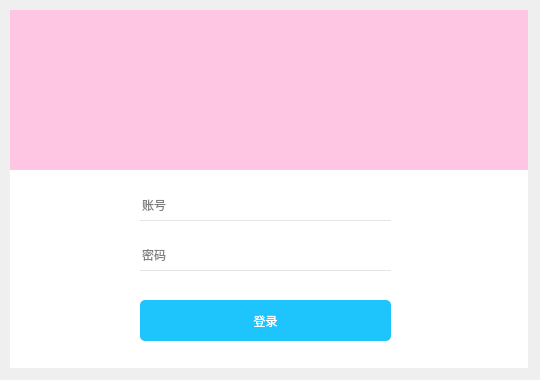
<?xml version="1.0" encoding="UTF-8"?>
<ui version="4.0">
 <class>Widget</class>
 <widget class="QWidget" name="Widget">
  <property name="geometry">
   <rect>
    <x>0</x>
    <y>0</y>
    <width>540</width>
    <height>380</height>
   </rect>
  </property>
  <property name="minimumSize">
   <size>
    <width>540</width>
    <height>380</height>
   </size>
  </property>
  <property name="maximumSize">
   <size>
    <width>540</width>
    <height>380</height>
   </size>
  </property>
  <property name="windowTitle">
   <string>Widget</string>
  </property>
  <widget class="QWidget" name="MainWidget" native="true">
   <property name="geometry">
    <rect>
     <x>10</x>
     <y>10</y>
     <width>518</width>
     <height>358</height>
    </rect>
   </property>
   <property name="styleSheet">
    <string notr="true">QLabel#label_1
{
	background-color: rgb(255,198,228);
}

QLabel#label_2
{
	background-color: rgb(255,255,255);
}

QLabel#label_3
{
	background-color: (79,255,138);
}

QLabel#label_4
{
	background-color: rgb(79,255,138);
}

QPushButton#pushButton_Login
{	
	background-color:rgb(29,197,252);
	border-radius:5px;
	font:normal 18px &quot;新宋体&quot;;
	color: white;
}

QPushButton#pushButton_Login::hover
{	
	background-color: rgb(31, 203, 255);
}

QPushButton
{
	border:one;
}

QPushButton#pushButton_Close
{
	image: url(:/images/Close.png);
}

QPushButton#pushButton_Min
{
	image: url(:/images/Min.png);
}

QPushButton#pushButton_Close:hover
{
	background-color: rgb(255,84,57);
}

QPushButton#pushButton_Min:hover
{
	background-color: rgb(254, 253, 252);
}

QPushButton#pushButton_Register
{		
	image: url(:/images/pushButton_Register_1.png);
}

QPushButton#pushButton_Register:hover
{
	image: url(:/images/pushButton_Register_2.png);
}

QLineEdit
{
	border:none;
	border-bottom:1px solid rgb(229,229,229);
}

QLineEdit:hover
{
	border-bottom:1px solid rgb(193,193,193);
}

QLineEdit:focus
{
	border-bottom:1px solid rgb(18,183,245);
}
</string>
   </property>
   <widget class="QLabel" name="label_1">
    <property name="geometry">
     <rect>
      <x>0</x>
      <y>0</y>
      <width>518</width>
      <height>160</height>
     </rect>
    </property>
    <property name="minimumSize">
     <size>
      <width>518</width>
      <height>160</height>
     </size>
    </property>
    <property name="maximumSize">
     <size>
      <width>518</width>
      <height>160</height>
     </size>
    </property>
    <property name="text">
     <string/>
    </property>
    <property name="pixmap">
     <pixmap resource="images.qrc">:/images/background.png</pixmap>
    </property>
   </widget>
   <widget class="QLabel" name="label_2">
    <property name="geometry">
     <rect>
      <x>0</x>
      <y>160</y>
      <width>518</width>
      <height>198</height>
     </rect>
    </property>
    <property name="minimumSize">
     <size>
      <width>518</width>
      <height>198</height>
     </size>
    </property>
    <property name="maximumSize">
     <size>
      <width>518</width>
      <height>198</height>
     </size>
    </property>
    <property name="text">
     <string/>
    </property>
   </widget>
   <widget class="QPushButton" name="pushButton_Close">
    <property name="geometry">
     <rect>
      <x>490</x>
      <y>0</y>
      <width>32</width>
      <height>32</height>
     </rect>
    </property>
    <property name="minimumSize">
     <size>
      <width>32</width>
      <height>32</height>
     </size>
    </property>
    <property name="maximumSize">
     <size>
      <width>32</width>
      <height>32</height>
     </size>
    </property>
    <property name="text">
     <string/>
    </property>
   </widget>
   <widget class="QPushButton" name="pushButton_Min">
    <property name="geometry">
     <rect>
      <x>450</x>
      <y>0</y>
      <width>32</width>
      <height>32</height>
     </rect>
    </property>
    <property name="minimumSize">
     <size>
      <width>32</width>
      <height>32</height>
     </size>
    </property>
    <property name="maximumSize">
     <size>
      <width>32</width>
      <height>32</height>
     </size>
    </property>
    <property name="text">
     <string/>
    </property>
   </widget>
   <widget class="QPushButton" name="pushButton_Register">
    <property name="geometry">
     <rect>
      <x>0</x>
      <y>330</y>
      <width>71</width>
      <height>31</height>
     </rect>
    </property>
    <property name="minimumSize">
     <size>
      <width>71</width>
      <height>31</height>
     </size>
    </property>
    <property name="maximumSize">
     <size>
      <width>71</width>
      <height>31</height>
     </size>
    </property>
    <property name="text">
     <string/>
    </property>
   </widget>
   <widget class="QLineEdit" name="lineEdit_account">
    <property name="geometry">
     <rect>
      <x>130</x>
      <y>180</y>
      <width>251</width>
      <height>31</height>
     </rect>
    </property>
    <property name="placeholderText">
     <string>账号</string>
    </property>
   </widget>
   <widget class="QLineEdit" name="lineEdit_password">
    <property name="geometry">
     <rect>
      <x>130</x>
      <y>230</y>
      <width>251</width>
      <height>31</height>
     </rect>
    </property>
    <property name="echoMode">
     <enum>QLineEdit::Password</enum>
    </property>
    <property name="placeholderText">
     <string>密码</string>
    </property>
   </widget>
   <widget class="QPushButton" name="pushButton_Login">
    <property name="geometry">
     <rect>
      <x>130</x>
      <y>290</y>
      <width>251</width>
      <height>41</height>
     </rect>
    </property>
    <property name="text">
     <string>登录</string>
    </property>
   </widget>
  </widget>
 </widget>
 <layoutdefault spacing="6" margin="11"/>
 <resources>
  <include location="images.qrc"/>
 </resources>
 <connections/>
</ui>
